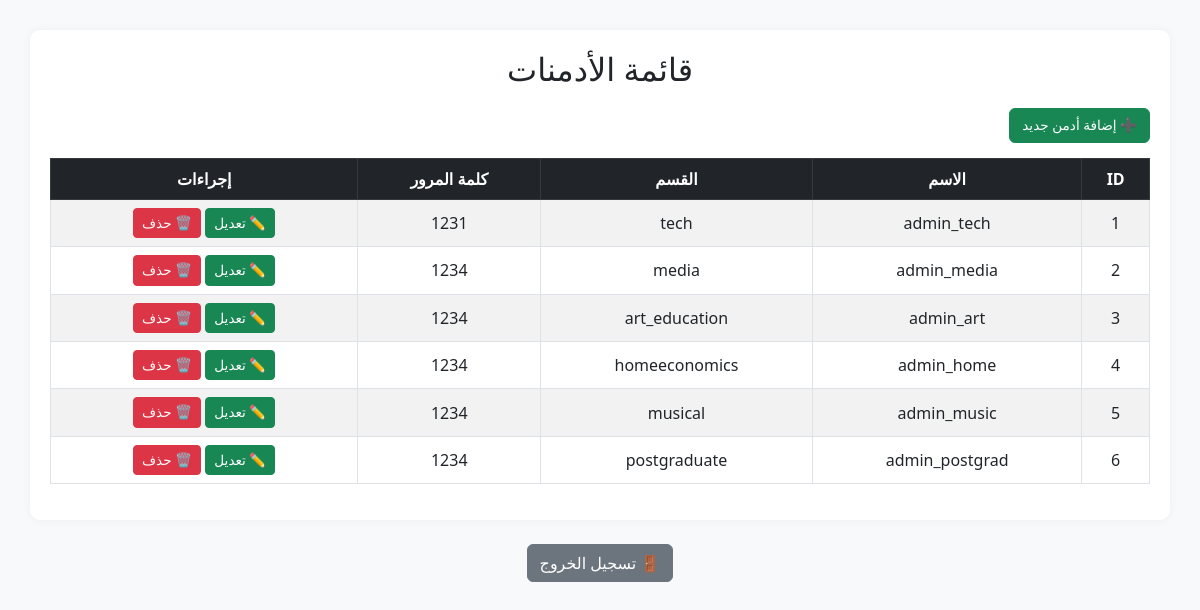
Screenshot of /super_admin/dashboard with the database file from the repository.
### app.py (models this page shows)
class Admin(db.Model):
    id = db.Column(db.Integer, primary_key=True)
    username = db.Column(db.String(50), unique=True, nullable=False)
    password = db.Column(db.String(100), nullable=False)
    section = db.Column(db.String(100), nullable=False)

### app.py (the view)
@app.route('/super_admin/dashboard')
def super_admin_dashboard():
    admins = Admin.query.all()   # ← هنا تم تغيير الاسم إلى "admins"
    return render_template('dashboard.html', admins=admins)

### templates/dashboard.html (shortened to what this page needs)
<!DOCTYPE html>
<html lang="ar" dir="rtl">
<head>
    <link href="https://cdn.jsdelivr.net/npm/bootstrap@5.3.0/dist/css/bootstrap.min.css" rel="stylesheet">
</head>
<body>
<div class="container table-container">
    <h2>قائمة الأدمنات</h2>
    <a href="/super_admin/add_admin" class="btn btn-success btn-add">➕ إضافة أدمن جديد</a>
    <table class="table table-striped table-bordered text-center align-middle">
        <thead class="table-dark">
            <tr>
                <th>ID</th>
                <th>الاسم</th>
                <th>القسم</th>
                <th>كلمة المرور</th>
                <th>إجراءات</th>
            </tr>
        </thead>
        <tbody>
            {% for admin in admins %}
            <tr>
                <td>{{ loop.index }}</td>
                <td>{{ admin.username }}</td>
                <td>{{ admin.section }}</td>
                <td>{{ admin.password }}</td>
                <td>
                    <a href="/super_admin/edit_admin/{{ admin.id }}" class="btn btn-success btn-sm">✏️ تعديل</a>
                    <a href="/super_admin/delete_admin/{{ admin.id }}"
   class="btn btn-danger btn-sm"
   onclick="return confirm('هل أنت متأكد أنك تريد حذف هذا الأدمن؟')">🗑️ حذف</a>
                </td>
            </tr>
            {% endfor %}
        </tbody>
    </table>
</div>
<div class="text-center mt-4">
    <a href="/logout" class="btn btn-secondary">🚪 تسجيل الخروج</a>
</div>
</body>
</html>

### templates/dashboard.html (style rules this page uses)
body { background-color: #f8f9fa; padding: 30px; }
.table-container { background-color: white; border-radius: 10px; box-shadow: 0 0 10px rgba(0, 0, 0, 0.05); padding: 20px; }
h2 { text-align: center; margin-bottom: 20px; }
a.btn-add { display: inline-block; margin-bottom: 15px; }
.btn-danger, .btn-success { font-size: 0.85rem; }

### rows the page displays
Admin: username "admin_tech", section "tech", password "1231"
Admin: username "admin_media", section "media", password "1234"
Admin: username "admin_art", section "art_education", password "1234"
Admin: username "admin_home", section "homeeconomics", password "1234"
Admin: username "admin_music", section "musical", password "1234"
Admin: username "admin_postgrad", section "postgraduate", password "1234"
